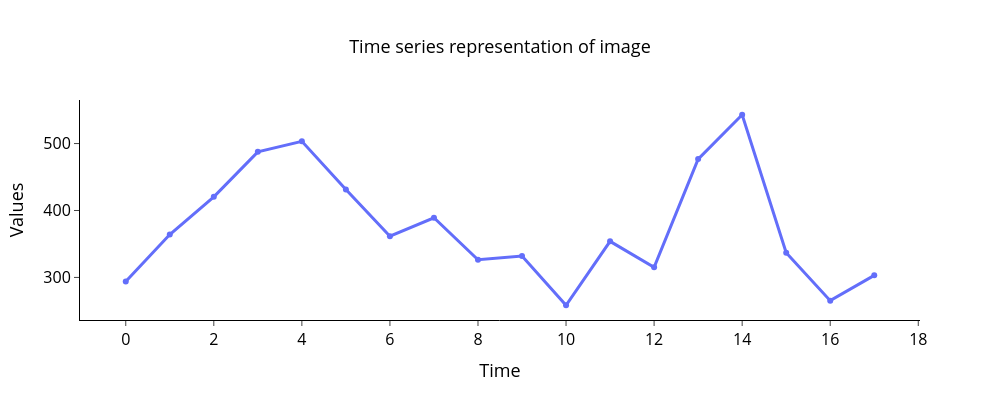

Notebook code for this chart:
### Markdown cell above
За конвертацию изображения во временной ряд с помощью описанного выше метода отвечает функция `image2ts()` из модуля *image_converter.py*. Прежде чем исходное изображение будет преобразовано во временной ряд, сначала оно должно пройти этап предварительной обработки. Предварительная обработка включает в себя следующие шаги:

<center><img src="https://github.com/mzym/TimeSeriesCourse/blob/main/practice/01%20Basics/img/image_preprocessing.png?raw=true" width="1000"></center>

Предобработка изображения в `image2ts()` осуществляется с помощью функции `_img_preprocess()`. Реализуйте в данной функции все представленные на диаграмме шаги предварительной обработки средствами библиотеки *cv2*. Промежуточные результаты должны совпадать с представленными на диаграмме.

Далее выполните конвертацию изображения во временной ряд, передав в функцию `image2ts()` следующие заданные вами аргументы:
*   исходное загруженное изображение;
*   шаг угла поворота;
*   параметр, определяющий нужно или нет визуализировать изображение с выделенными на нем контуром, центром масс и лучами, проведенными из центра.

Визуализируйте полученный временной ряд.

### Code cell
from modules.image_converter import Image2TimeSeries
from modules.plots import plot_ts
import numpy as np 




angle_step = 20  
visualize = True


converter = Image2TimeSeries(angle_step=angle_step)


ts = converter.convert(img, is_visualize=visualize)


fig = plot_ts(np.array([ts]), "Time series representation of image")
fig

### Figure 1 — Plotly figure (JSON) as saved in the notebook; plotly's stock layout.template omitted (floating-point values rounded to 4 significant figures)
{"data": [{"line": {"width": 3}, "name": "Time series 0", "type": "scatter", "x": [0, 1, 2, 3, 4, 5, 6, 7, 8, 9, 10, 11, 12, 13, 14, 15, 16, 17], "y": [294.0, 364.1, 420.5, 487.6, 503.3, 431.4, 361.5, 389.1, 326.5, 332.0, 258.4, 353.9, 315.1, 476.8, 543.0, 336.8, 265.3, 303.1]}], "layout": {"height": 400, "legend": {"font": {"color": "black", "size": 16}}, "paper_bgcolor": "rgba(0,0,0,0)", "plot_bgcolor": "rgba(0,0,0,0)", "title": {"font": {"color": "black", "size": 18}, "text": "Time series representation of image", "x": 0.5, "xanchor": "center", "y": 0.9, "yanchor": "top"}, "width": 1000, "xaxis": {"linecolor": "#000", "linewidth": 1, "showgrid": false, "tickfont": {"color": "black", "size": 16}, "ticks": "outside", "tickwidth": 1, "title": {"font": {"color": "black", "size": 18}, "text": "Time"}}, "yaxis": {"linecolor": "#000", "linewidth": 1, "showgrid": false, "tickfont": {"color": "black", "size": 16}, "ticks": "outside", "tickwidth": 1, "title": {"font": {"color": "black", "size": 18}, "text": "Values"}, "zeroline": false}}}
